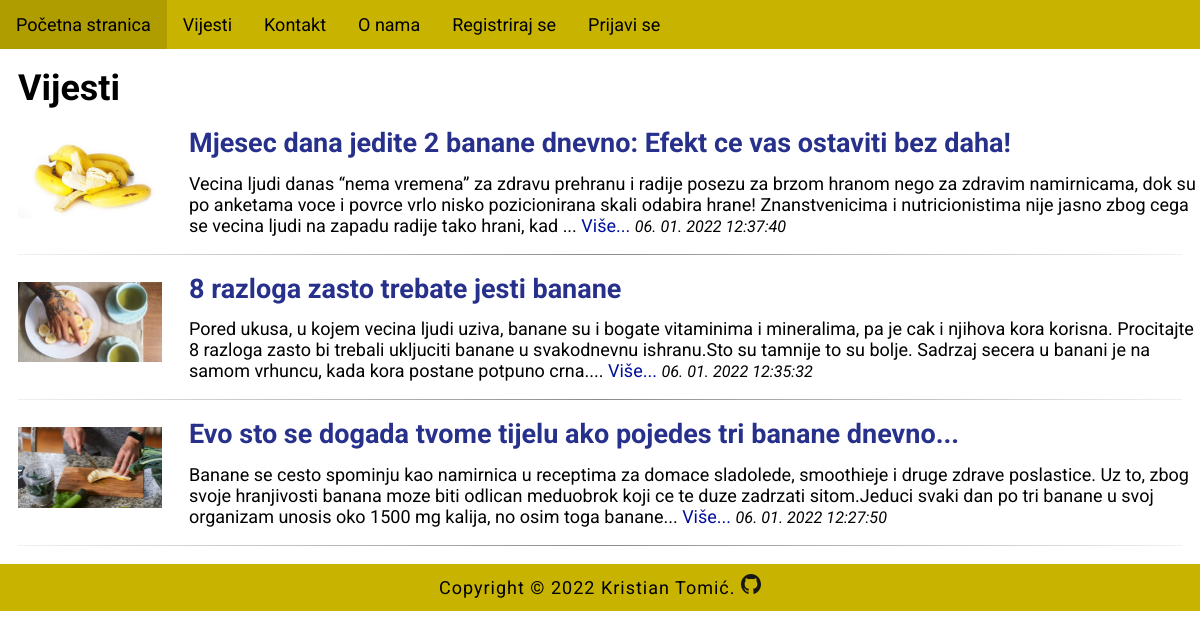
/index.php?menu=2, run on the app's committed database.
### tables this page shows
CREATE TABLE `news` (
  `id` int(11) NOT NULL,
  `title` varchar(255) NOT NULL,
  `description` text NOT NULL,
  `date` timestamp NOT NULL DEFAULT current_timestamp() ON UPDATE current_timestamp(),
  `archive` enum('N','Y') NOT NULL,
  `picture_id` int(11) NOT NULL
);

CREATE TABLE `pictures` (
  `id` int(11) NOT NULL,
  `path` varchar(255) DEFAULT NULL
);

### functions.php (called while the page is built)
<?php
    function pickerDateToMysql($pickerDate){
		$date = DateTime::createFromFormat('Y-m-d H:i:s', $pickerDate);
		return $date->format('d. m. Y H:i:s');
	}
?>

### news.php (the view, shortened to what this page needs)
<?php
	if (isset($action) && $action != '') {
		$query  = "SELECT * FROM news LEFT JOIN pictures ON news.picture_id = pictures.id";
		$query .= " WHERE news.id=" . $_GET['action'];
		$result = @mysqli_query($MySQL, $query);
		$row = @mysqli_fetch_array($result);
			print '
			<div class="news">
				<img src="news/' . $row['path'] . '" alt="' . $row['title'] . '" title="' . $row['title'] . '">
				<h2>' . $row['title'] . '</h2>
				<p>'  . $row['description'] . '</p>
				<time datetime="' . $row['date'] . '"><i>' . pickerDateToMysql($row['date']) . '</i></time>
				<hr>
			</div>';
	}
	else {
		print '<h1>Vijesti</h1>';
		$query  = "SELECT news.id AS news_id, news.title, news.description, news.date, pictures.path FROM news LEFT JOIN pictures ON news.picture_id = pictures.id";
		$query .= " WHERE archive='N'";
		$query .= " ORDER BY date DESC";
		$result = @mysqli_query($MySQL, $query);
		while($row = @mysqli_fetch_array($result)) {
			print '
			<div class="news">
				<img src="news/' . $row['path'] . '" alt="' . $row['title'] . '" title="' . $row['title'] . '">
				<h2>' . $row['title'] . '</h2>';
				if(strlen($row['description']) > 300) {
					echo substr(strip_tags($row['description']), 0, 300).'... <a href="index.php?menu=' . $menu . '&amp;action=' . $row['news_id'] . '">Više...</a>';
				} else {
					echo strip_tags($row['description']);
				}
				print '
				<time datetime="' . $row['date'] . '"><i>' . pickerDateToMysql($row['date']) . '</i></time>
				<hr>
			</div>';
		}
	}
?>

### index.php (shortened to what this page needs)
<?php
	include("dbconn.php");
	if(isset($_GET['menu'])) { $menu = (int)$_GET['menu']; }
	include_once("functions.php");
print '
<!DOCTYPE html>
<html lang="hr">
	<head>
		<link rel="stylesheet" href="style.css">
		<meta name="viewport" content="width=device-width, initial-scale=1.0, maximum-scale=1.0, user-scalable=0">
		<meta http-equiv="content-type" content="text/html; charset=utf-8">
		<meta name="description" content="some description">
		<meta name="keywords" content="banana, prehrana, zdravo, voće">
		<meta itemprop="name" content="Hello Example">
		<meta itemprop="description" content="Some description">
		<meta itemprop="image" content="Your URL">
		<meta property="og:title" content="Hello Example">
		<meta property="og:type" content="article">
		<meta property="og:url" content="Your URL">
		<meta property="og:image" content="Your URL">
		<meta property="og:description" content="Some description">
		<meta property="article:tag" content="banana, prehrana, zdravo, voće">
		<meta name="author" content="ktomic2@vvg.hr">
		<link rel="icon" href="images/favicon.ico" type="image/x-icon"/>
		<link rel="shortcut icon" href="favicon.ico" type="image/x-icon"/>
		<link rel="preconnect" href="https://fonts.gstatic.com">
		<link href="https://fonts.googleapis.com/css2?family=Roboto&display=swap" rel="stylesheet">
		<title>Banane</title>
	</head>
<body>
	<header>
		<div'; if ($menu > 1) { print ' class="hero-subimage"'; } else { print ' class="hero-image"'; }  print '></div>
		<nav>';
			include("menu.php");
		print '</nav>
	</header>
	<main>';
		if(!isset($menu) || $menu == 1){include("home.php");}
		else if ($menu == 2) { include("news.php"); }
	print '</main>
	<footer>
		<p >Copyright &copy; '. date("Y").' Kristian Tomić. <a href="https://github.com/tomickristian/WebAplikacijeProjekt" target="_blank"><img src="images/github.svg" title="Github" alt="Github"></a></p>
	</footer>
</body>
</html>';
?>

### menu.php (shortened to what this page needs)
<?php
    print '
        <ul class="nav_bg_color">
            <li><a href="index.php?menu=1">Početna stranica</a></li>
            <li><a href="index.php?menu=2">Vijesti</a></li>
            <li><a href="index.php?menu=3">Kontakt</a></li>
            <li><a href="index.php?menu=4">O nama</a></li>';
            if (!isset($_SESSION['user']['valid']) || $_SESSION['user']['valid'] == 'false') {
                print '
                <li><a href="index.php?menu=5">Registriraj se</a></li>
                <li><a href="index.php?menu=6">Prijavi se</a></li>';
            }
        print '</ul>';
?>

### style.css (style rules this page uses)
body, html { font-family: 'Roboto', sans-serif; margin: 0; font-size: 18px; }
p { margin: 1.2em; line-height: 1.4em; letter-spacing: 1px; }
h1,h2 { margin: 0.5em; font-size: 2em; }
h2 { font-size: 1.5em; color: #212d90; }
hr { margin: 1em; border: 1px solid black; clear: both; }
main a { color: #000f9b; text-decoration: none; }
li { float: left; }
li a { display: block; color: rgb(0, 0, 0); text-align: center; padding: 14px 16px; text-decoration: none; }
header { display: block; width: 100%; }
footer { background-color: rgb(200, 180, 0); padding: 0.1em; clear: both; }
footer p { color: rgb(0, 0, 0); text-align: center; margin: 0.5em; }
footer img { width: 20px; }
img { width: 100%; }
.nav_bg_color { list-style: none; margin: 0; padding: 0; overflow: hidden; background-color: rgb(200, 180, 0); }
.news img { width: 12%; float: left; padding: 0.5em; margin: 0 1em 0.5em 0.5em; }
.news h2 { margin: 0.5em 0.7em; font-size: 1.5em; color: #27318b; }
.news hr { margin: 1em; border: 1px; height: 1px; background-image: -webkit-linear-gradient(left, #f0f0f0, #8c8b8b, #f0f0f0); background-image: -moz-linear-gradient(left, #f0f0f0, #8c8b8b, #f0f0f0); background-image: -ms-linear-gradient(left, #f0f0f0, #8c8b8b, #f0f0f0); background-image: -o-linear-gradient(left, #f0f0f0, #8c8b8b, #f0f0f0); clear: both; }
.news time { font-size: 90%; font-style: initial; }

### data on the page
news: picture.path (picture), title "Mjesec dana jedite 2 banane dnevno: Efekt ce vas ostaviti bez daha!", description "Vecina ljudi danas “nema vremena” za zdravu prehranu i radije posezu za brzom hranom nego za zdravim namirnicama, dok su po anketama voce i povrce vrlo nisko pozicionirana skali odabira hrane! Znanstvenicima i nutricionistima nije jasno zbog cega se vecina ljudi na zapadu radije tako hrani, kad", date "06. 01. 2022 12:37:40"
news: picture.path (picture), title "8 razloga zasto trebate jesti banane", description "Pored ukusa, u kojem vecina ljudi uziva, banane su i bogate vitaminima i mineralima, pa je cak i njihova kora korisna. Procitajte 8 razloga zasto bi trebali ukljuciti banane u svakodnevnu ishranu.Sto su tamnije to su bolje. Sadrzaj secera u banani je na samom vrhuncu, kada kora postane potpuno crna.", date "06. 01. 2022 12:35:32"
news: picture.path (picture), title "Evo sto se dogada tvome tijelu ako pojedes tri banane dnevno...", description "Banane se cesto spominju kao namirnica u receptima za domace sladolede, smoothieje i druge zdrave poslastice. Uz to, zbog svoje hranjivosti banana moze biti odlican meduobrok koji ce te duze zadrzati sitom.Jeduci svaki dan po tri banane u svoj organizam unosis oko 1500 mg kalija, no osim toga banane", date "06. 01. 2022 12:27:50"
